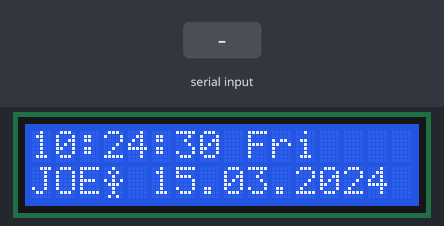
Recording of a sketch running on a simulated Arduino Uno, built with avr-gcc and run on an emulated ATmega328P. Shown: 16×2 character LCD. Inputs (shaded band) come from the test bench. The local clock reads 2024-03-15 10:24:30 at power-on unless the sketch sets it; what the sketch prints to the serial monitor is not drawn.

Above: at 1.2 s.
1.3 s: "1" received over Serial
At 3.3 s:
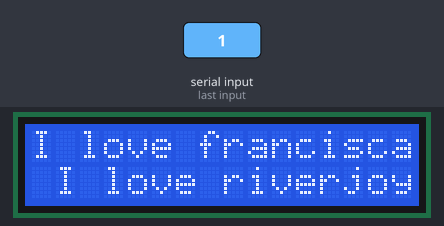
At 6.1 s:
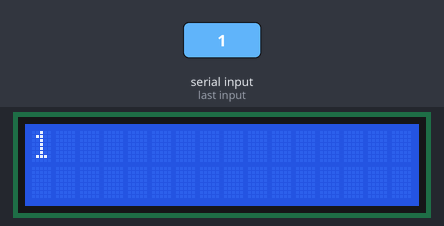
Timing chart, 0 to 7.6 s (numbered marks = the images above; inputs shaded):
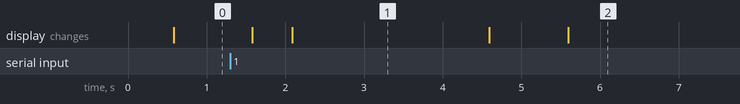

The sketch:

DS1302_LCD_RTC.ino
```cpp
// (licence header left out)
#include <LiquidCrystal.h>
#include <DS1302.h>

// Init the DS1302
DS1302 rtc(2, 3, 4);

// Init the LCD
LiquidCrystal lcd(11, 10, 9, 8, 7, 6);

// make some custom characters:
byte heart[8] = {
  0b00000,
  0b01010,
  0b11111,
  0b11111,
  0b11111,
  0b01110,
  0b00100,
  0b00000
};

byte smiley[8] = {
  0b00000,
  0b00000,
  0b01010,
  0b00000,
  0b00000,
  0b10001,
  0b01110,
  0b00000
};

byte frownie[8] = {
  0b00000,
  0b00000,
  0b01010,
  0b00000,
  0b00000,
  0b00000,
  0b01110,
  0b10001
};

byte armsDown[8] = {
  0b00100,
  0b01010,
  0b00100,
  0b00100,
  0b01110,
  0b10101,
  0b00100,
  0b01010
};

byte armsUp[8] = {
  0b00100,
  0b01010,
  0b00100,
  0b10101,
  0b01110,
  0b00100,
  0b00100,
  0b01010
};

String words = "";

void setup()
{
  Serial.begin(9600);
  Serial.println("Starting");
  // Set the clock to run-mode, and disable the write protection
  rtc.halt(false);
  rtc.writeProtect(false);

  // Setup LCD to 16x2 characters
  lcd.begin(16, 2);

  // create a new character
  lcd.createChar(0, heart);
  // create a new character
  lcd.createChar(1, smiley);
  // create a new character
  lcd.createChar(2, frownie);
  // create a new character
  lcd.createChar(3, armsDown);
  // create a new character
  lcd.createChar(4, armsUp);

  // Print a message to the lcd.
  lcd.print("I ");
  lcd.write(byte(0)); // when calling lcd.write() '0' must be cast as a byte
  lcd.print(" Arduino! ");
  lcd.write((byte) 1);
  // The following lines can be commented out to use the values already stored in the DS1302
  //rtc.setDOW(FRIDAY);        // Set Day-of-Week to FRIDAY
  //rtc.setTime(17, 38, 0);     // Set the time to 12:00:00 (24hr format)
  //rtc.setDate(28, 8, 2016);   // Set the date to August 6th, 2010
}

void loop()
{
 while(Serial.available())  {
     words = Serial.readString();
     Serial.println(words);
     lcd.clear();
     processWords(words);
     lcd.clear();
  }
  // Display time centered on the upper line
  lcd.setCursor(0, 0);
  lcd.print(rtc.getTimeStr());

  // Display abbreviated Day-of-Week in the lower left corner
  lcd.setCursor(9, 0);
  lcd.print(rtc.getDOWStr(FORMAT_SHORT));

  //Joseph Line
  lcd.setCursor(0, 1);
  lcd.print("JOE");

  lcd.setCursor(3, 1);
  // draw the little man, arms down:
  lcd.write(3);

  // Display date in the lower right corner
  lcd.setCursor(5, 1);
  lcd.print(rtc.getDateStr());

  delay (500);
 // draw him arms up:
  lcd.setCursor(3, 1);
  lcd.write(4);
  // Wait one second before repeating :)
  delay (1000);

  loverman();
}

int linePosition = 0;
int cursorPosition = 0;

void loverman(){
  linePosition = 0;
  cursorPosition = 0;
  lcd.clear();
  delay(500);
  String me = "I love francisca, I love riverjoy";
  lcd.setCursor(cursorPosition, linePosition);
  lcd.print(me);

  if(me.length()>16){
    nextLine();
  }

  lcd.setCursor(cursorPosition, linePosition);
  lcd.print(me.substring(17, me.length()));

  delay(2500);
  lcd.clear();

}

void nextLine(){
  linePosition = 1;
  cursorPosition = 0;
  }

void processWords(String string){
  int lent = string.length();
  lcd.setCursor(0,0);
  lcd.print(string.substring(0,16));

  if(lent>16){
    lcd.setCursor(0,1);
    lcd.print(string.substring(16,lent));
  }

  delay(5000);
}
```

Measured:
- what the display in image 1 shows lasts 2.5 s, from 2.1 s to 4.6 s
